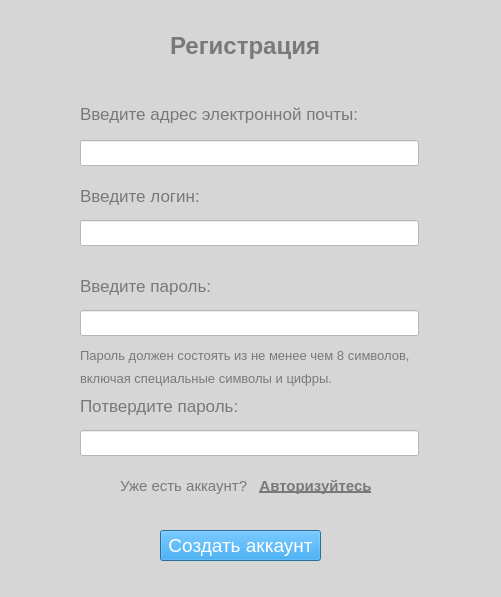
<?xml version="1.0" encoding="UTF-8"?>
<ui version="4.0">
 <class>Dialog</class>
 <widget class="QDialog" name="Dialog">
  <property name="geometry">
   <rect>
    <x>0</x>
    <y>0</y>
    <width>501</width>
    <height>597</height>
   </rect>
  </property>
  <property name="windowTitle">
   <string>NetChat - Login</string>
  </property>
  <property name="styleSheet">
   <string notr="true">background-color: rgb(214, 214, 214); color: rgb(121, 121, 121);
    </string>
  </property>
  <widget class="QPushButton" name="Register">
   <property name="geometry">
    <rect>
     <x>160</x>
     <y>530</y>
     <width>161</width>
     <height>31</height>
    </rect>
   </property>
   <property name="font">
    <font>
     <pointsize>14</pointsize>
    </font>
   </property>
   <property name="styleSheet">
    <string notr="true">background-color: rgb(0, 150, 255); color: rgb(255, 255, 255);</string>
   </property>
   <property name="text">
    <string>Создать аккаунт</string>
   </property>
  </widget>
  <widget class="QLineEdit" name="Nickname">
   <property name="geometry">
    <rect>
     <x>80</x>
     <y>220</y>
     <width>339</width>
     <height>26</height>
    </rect>
   </property>
   <property name="font">
    <font>
     <pointsize>12</pointsize>
    </font>
   </property>
   <property name="styleSheet">
    <string notr="true">background-color: rgb(255, 255, 255); color: rgb(4, 51, 255);</string>
   </property>
  </widget>
  <widget class="QLabel" name="label_2">
   <property name="geometry">
    <rect>
     <x>80</x>
     <y>180</y>
     <width>339</width>
     <height>31</height>
    </rect>
   </property>
   <property name="font">
    <font>
     <pointsize>13</pointsize>
    </font>
   </property>
   <property name="text">
    <string>Введите логин:</string>
   </property>
  </widget>
  <widget class="QLineEdit" name="Email">
   <property name="geometry">
    <rect>
     <x>80</x>
     <y>140</y>
     <width>339</width>
     <height>26</height>
    </rect>
   </property>
   <property name="font">
    <font>
     <pointsize>12</pointsize>
    </font>
   </property>
   <property name="styleSheet">
    <string notr="true">background-color: rgb(255, 255, 255); color: rgb(4, 51, 255);</string>
   </property>
  </widget>
  <widget class="QLabel" name="label">
   <property name="geometry">
    <rect>
     <x>80</x>
     <y>88</y>
     <width>309</width>
     <height>51</height>
    </rect>
   </property>
   <property name="font">
    <font>
     <pointsize>13</pointsize>
    </font>
   </property>
   <property name="text">
    <string>Введите адрес электронной почты:</string>
   </property>
  </widget>
  <widget class="QLabel" name="label_3">
   <property name="geometry">
    <rect>
     <x>170</x>
     <y>20</y>
     <width>161</width>
     <height>51</height>
    </rect>
   </property>
   <property name="font">
    <font>
     <pointsize>18</pointsize>
     <bold>true</bold>
    </font>
   </property>
   <property name="text">
    <string>Регистрация</string>
   </property>
  </widget>
  <widget class="QLabel" name="label_4">
   <property name="geometry">
    <rect>
     <x>120</x>
     <y>460</y>
     <width>131</width>
     <height>51</height>
    </rect>
   </property>
   <property name="font">
    <font>
     <pointsize>11</pointsize>
    </font>
   </property>
   <property name="text">
    <string>Уже есть аккаунт?</string>
   </property>
  </widget>
  <widget class="QPushButton" name="Auth">
   <property name="geometry">
    <rect>
     <x>250</x>
     <y>460</y>
     <width>131</width>
     <height>51</height>
    </rect>
   </property>
   <property name="font">
    <font>
     <pointsize>11</pointsize>
     <italic>false</italic>
     <bold>true</bold>
     <underline>true</underline>
    </font>
   </property>
   <property name="styleSheet">
    <string notr="true">QPushButton {
    border: none; 
    text-decoration: underline; 
    padding: 0; 
}</string>
   </property>
   <property name="text">
    <string>Авторизуйтесь</string>
   </property>
  </widget>
  <widget class="QLineEdit" name="Confirm_pass">
   <property name="geometry">
    <rect>
     <x>80</x>
     <y>430</y>
     <width>339</width>
     <height>26</height>
    </rect>
   </property>
   <property name="font">
    <font>
     <pointsize>12</pointsize>
    </font>
   </property>
   <property name="styleSheet">
    <string notr="true">background-color: rgb(255, 255, 255); color: rgb(4, 51, 255);</string>
   </property>
  </widget>
  <widget class="QLabel" name="label_5">
   <property name="geometry">
    <rect>
     <x>80</x>
     <y>390</y>
     <width>339</width>
     <height>31</height>
    </rect>
   </property>
   <property name="font">
    <font>
     <pointsize>13</pointsize>
    </font>
   </property>
   <property name="text">
    <string>Потвердите пароль:</string>
   </property>
  </widget>
  <widget class="QLabel" name="label_6">
   <property name="geometry">
    <rect>
     <x>80</x>
     <y>260</y>
     <width>411</width>
     <height>51</height>
    </rect>
   </property>
   <property name="font">
    <font>
     <pointsize>13</pointsize>
    </font>
   </property>
   <property name="text">
    <string>Введите пароль:</string>
   </property>
  </widget>
  <widget class="QLineEdit" name="Password">
   <property name="geometry">
    <rect>
     <x>80</x>
     <y>310</y>
     <width>339</width>
     <height>26</height>
    </rect>
   </property>
   <property name="font">
    <font>
     <pointsize>12</pointsize>
    </font>
   </property>
   <property name="styleSheet">
    <string notr="true">background-color: rgb(255, 255, 255); color: rgb(4, 51, 255);</string>
   </property>
  </widget>
  <widget class="QLabel" name="label_7">
   <property name="geometry">
    <rect>
     <x>80</x>
     <y>340</y>
     <width>341</width>
     <height>31</height>
    </rect>
   </property>
   <property name="font">
    <font>
     <pointsize>10</pointsize>
    </font>
   </property>
   <property name="text">
    <string>Пароль должен состоять из не менее чем 8 символов,</string>
   </property>
  </widget>
  <widget class="QLabel" name="label_8">
   <property name="geometry">
    <rect>
     <x>80</x>
     <y>370</y>
     <width>301</width>
     <height>16</height>
    </rect>
   </property>
   <property name="font">
    <font>
     <pointsize>10</pointsize>
    </font>
   </property>
   <property name="text">
    <string>включая специальные символы и цифры.</string>
   </property>
  </widget>
 </widget>
 <resources/>
 <connections/>
</ui>
